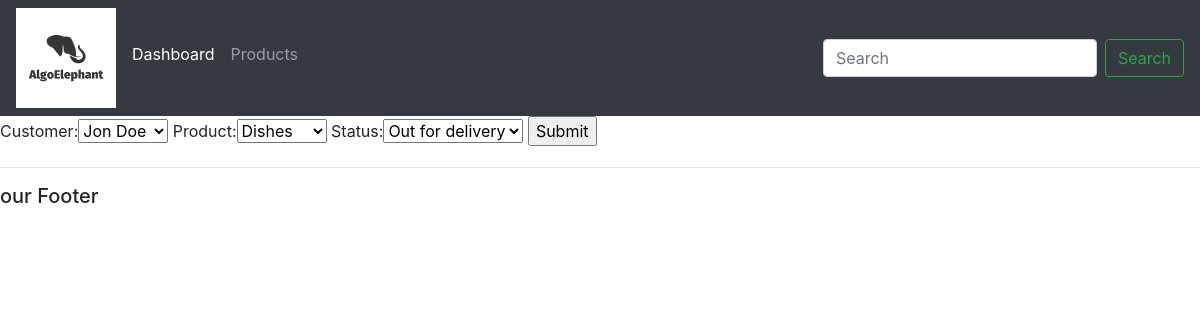
Page /updateOrder/6/ on the committed database.
### accounts/models.py (models this page shows)
class Order(models.Model):
    STATUS = (
        ("Pending", "Pending"),
        ("Out for delivery", "Out for delivery"),
        ("Delivered", "Delivered"),
    )
    customer = models.ForeignKey(Customer, null=True, on_delete=models.SET_NULL)
    product = models.ForeignKey(Product, null=True, on_delete=models.SET_NULL)
    date_created = models.DateTimeField(auto_now_add=True, null=True)
    status = models.CharField(max_length=200, null=True, choices=STATUS)

### accounts/views.py (the view)
# urls.py: path('updateOrder/<str:pplId>/', views.updateOrder, name= 'updateOrder')
def updateOrder(req, pplId):
    order = Order.objects.get(id=pplId)
    form = OrderForm(instance = order)
    context = {'form':form}
    return render(req, 'accounts/orderForm.html', context)

### accounts/forms.py
class OrderForm(ModelForm):
    class Meta:
        model = Order
        fields = '__all__'

### accounts/models.py (called while the page is built)
    def __str__(self):
        return self.name

    def __str__(self):
        return self.name

### accounts/templates/accounts/orderForm.html (shortened to what this page needs)
{% extends 'accounts/base.html' %}
{% load static %}
{% block content %}
<form action= "" method= "POST">
    {{form}}
       <input type="Submit" name= "Submit">
</form>
{% endblock %}

### rows in the picture
Order: customer "Jon Doe", product "Dishes", status "Out for delivery"
